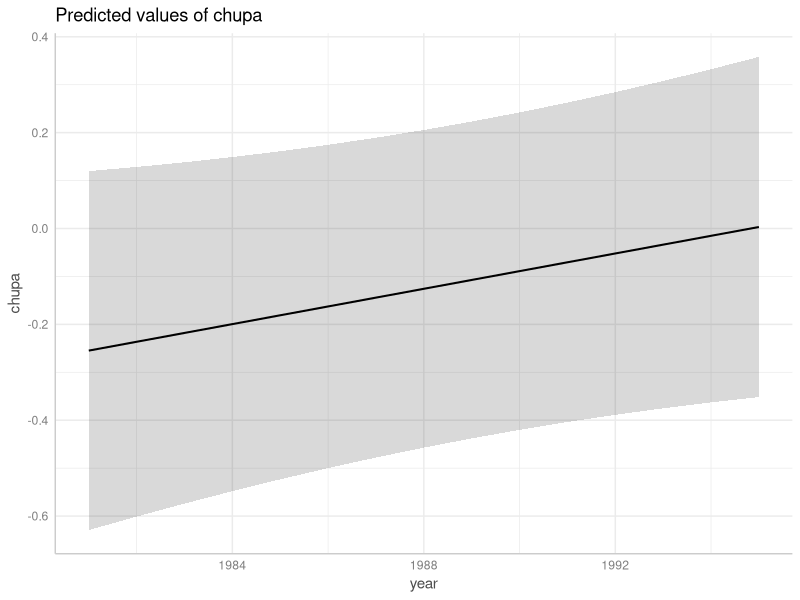
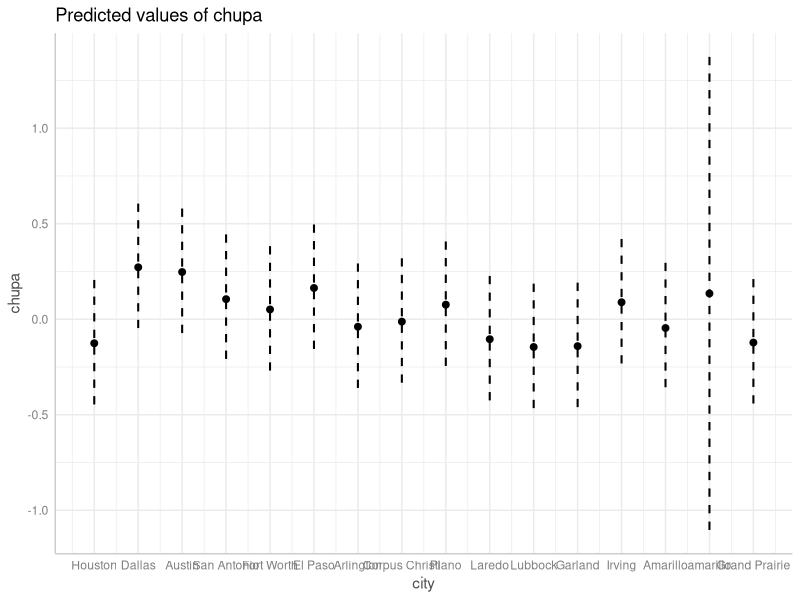
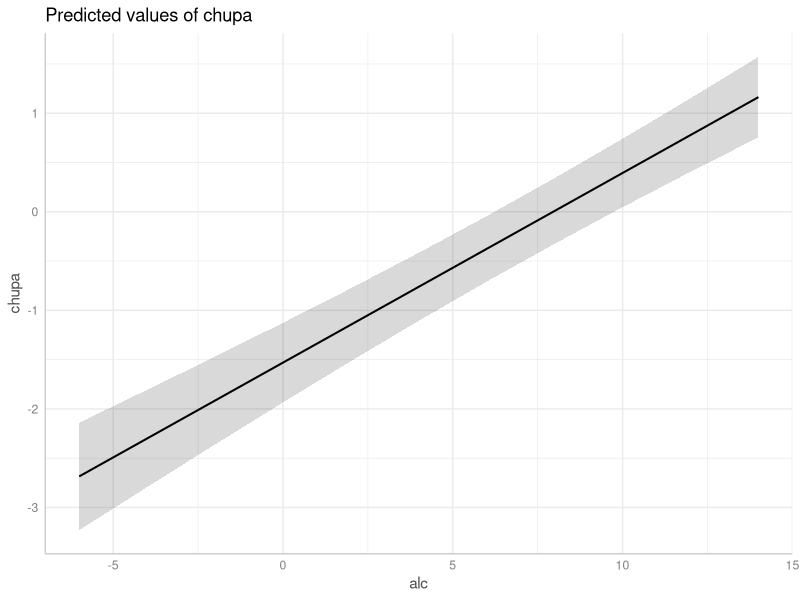
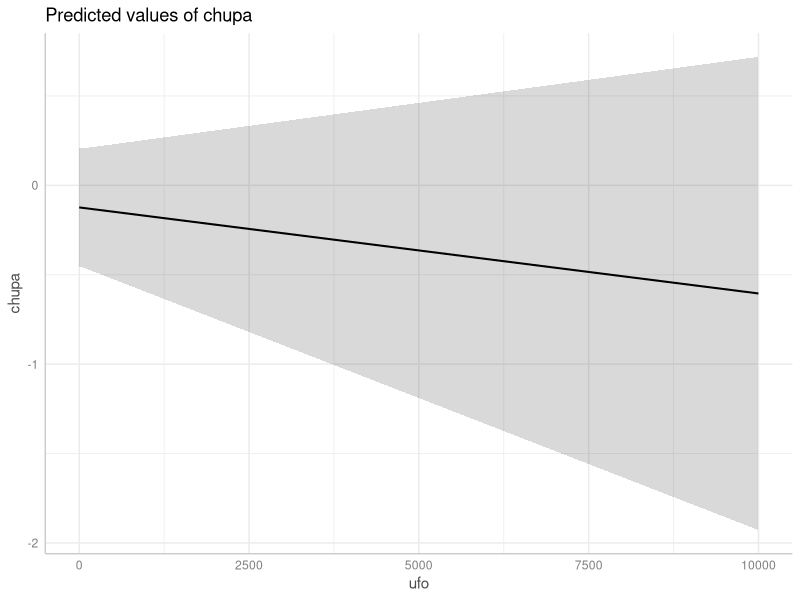
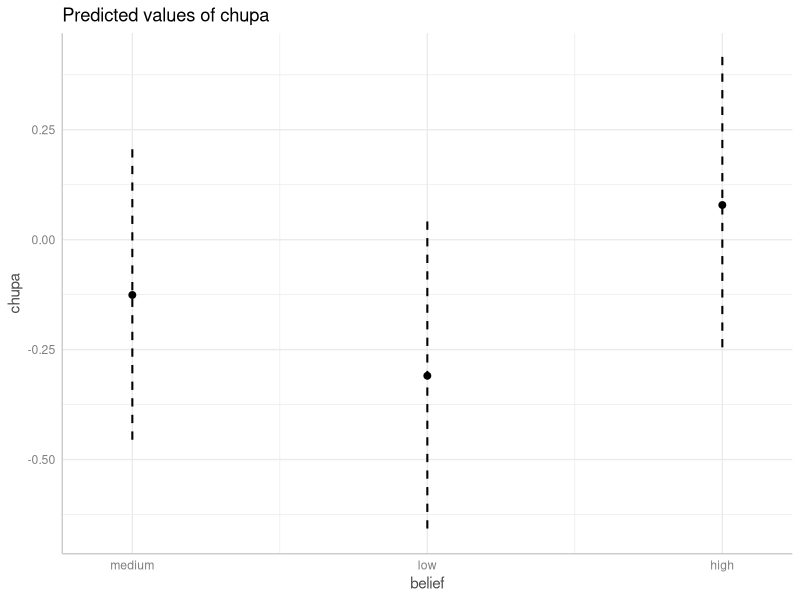

Write the R code that produced these figures, in order.
# Chupacabra growth rate dataset ------------------------------------------
set.seed(666)
n_years <- 15
texan_states <- c("Houston", "Dallas", "Austin", "San Antonio", "Fort Worth", 
                  "El Paso", "Arlington", "Corpus Christi", "Plano", "Laredo", 
                  "Lubbock", "Garland", "Irving", "Amarillo", "Grand Prairie")
n_sites <- length(texan_states)
chup <- expand.grid(
  year = 1980 + 1:n_years,
  city = texan_states
)
phi <- 0.9 # autocorrelation
mean_lambda <- -7 # rate of UFO sightings
alpha <- 0.5 # effect of alcohol consumption on UFO sightings
base_alcohol_consumption <- rlnorm(n = n_sites, meanlog = 2, sdlog = 0.1)
alcohol_matrix <- matrix(nrow = n_years, ncol = n_sites)
for (i in 1:n_sites) {
  alcohol_series <- base_alcohol_consumption[i] + rnorm(n_years, mean = 0, sd = 2)
  alcohol_series <- pmax(0, alcohol_series)  # Ensure no negative values
  alcohol_matrix[, i] <- alcohol_series
}
chup$alcohol_consumption <- as.vector(t(alcohol_matrix))
ufo_matrix <- matrix(nrow = n_years, ncol = n_sites)
for (i in 1:n_sites) {
  ufo_series <- arima.sim(model = list(ar = phi), n = n_years) + mean_lambda
  alcohol_series <- chup$alcohol_consumption[chup$city == texan_states[i]]
  adjusted_lambda <- exp(ufo_series + alpha * alcohol_series)
  ufo_matrix[, i] <- rpois(n_years, lambda = adjusted_lambda)
}
chup$ufo <- as.vector(t(ufo_matrix))

# Sociological factor: Belief in paranormal activity ---------------------
belief_levels <- c("high", "medium", "low")
belief_in_paranormal <- sample(belief_levels, n_sites, replace = TRUE)
belief_matrix <- matrix(rep(belief_in_paranormal, each = n_years), ncol = n_sites)
chup$belief_in_paranormal <- as.vector(t(belief_matrix))

# Impact of belief on chupacabra growth ----------------------------------
b0 <- -1.7
b1 <- 0.1
b2 <- 0.2
b_belief <- c("high" = 0.3, "medium" = 0.1, "low" = -0.2) # Effect sizes for belief levels
belief_effect <- as.numeric(b_belief[chup$belief_in_paranormal])

chup$chup <- rnorm(n = nrow(chup), 
                   mean = b0 + b1 * chup$ufo + b2 * chup$alcohol_consumption + belief_effect, 
                   sd = 0.1)

# Round and clean up the dataset -----------------------------------------
chup$alcohol_consumption <- round(chup$alcohol_consumption, digits = 1)
chup$chup <- round(chup$chup, digits = 2)
chup$city <- as.character(chup$city)
colnames(chup) <- c("year", "city", "alc", "ufo", "belief", "chupa")

# Data entry mistakes -----------------------------------------------------
chup$chupa[31] <- chup$chupa[31] * 100 # Should be 0.05
chup$city[198] <- "amarillo"           # Should be Amarillo
chup$ufo[50] <- 9999                   # Should be 0
chup$alc[120] <- -5                    # Should be 9

head(chup)

write.table(chup, here::here("Workshops/Workshop tutorials", file = "chupa.txt"),
            row.names = FALSE)



# Test run ----------------------------------------------------------------

summary(chup)
str(chup)

library(ggeffects)
plot(ggpredict(lm(chupa ~ ., data = chup)))
